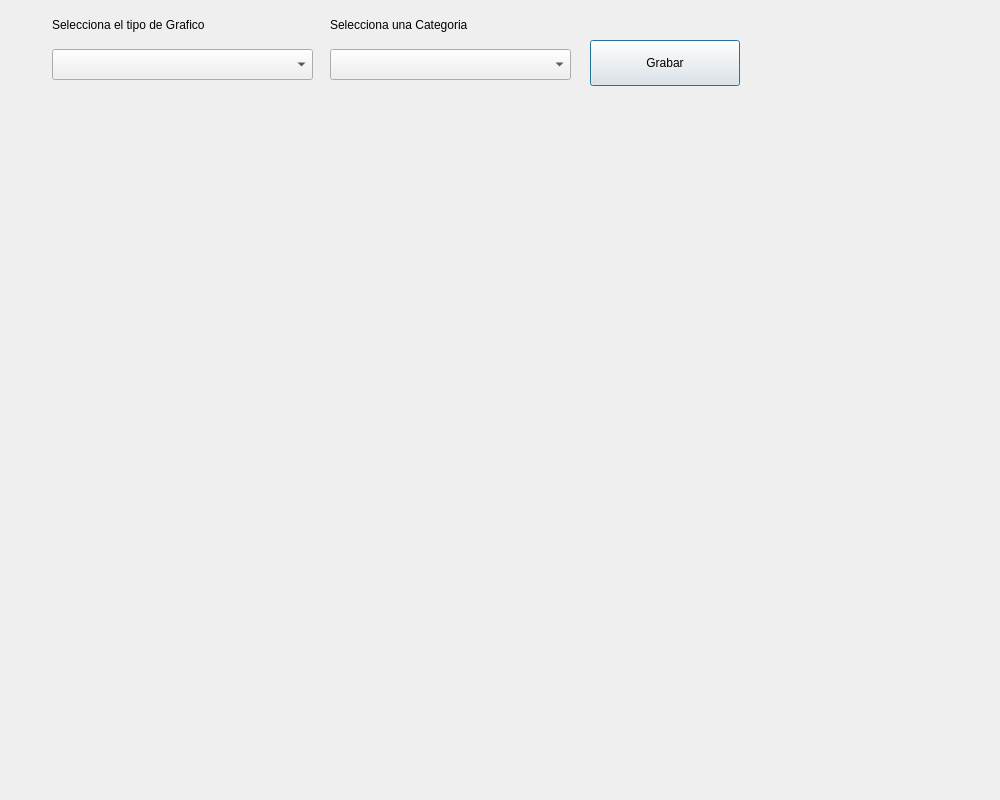
<?xml version="1.0" encoding="UTF-8"?>
<ui version="4.0">
 <class>dlgGrafico</class>
 <widget class="QDialog" name="dlgGrafico">
  <property name="geometry">
   <rect>
    <x>0</x>
    <y>0</y>
    <width>1000</width>
    <height>800</height>
   </rect>
  </property>
  <property name="windowTitle">
   <string>Dialog</string>
  </property>
  <widget class="QLabel" name="lblTipoGrafico">
   <property name="geometry">
    <rect>
     <x>52</x>
     <y>12</y>
     <width>266</width>
     <height>25</height>
    </rect>
   </property>
   <property name="text">
    <string>Selecciona el tipo de Grafico</string>
   </property>
  </widget>
  <widget class="QComboBox" name="cboTipoGrafico">
   <property name="geometry">
    <rect>
     <x>52</x>
     <y>49</y>
     <width>261</width>
     <height>31</height>
    </rect>
   </property>
  </widget>
  <widget class="QLabel" name="lblCategoria">
   <property name="geometry">
    <rect>
     <x>330</x>
     <y>12</y>
     <width>236</width>
     <height>25</height>
    </rect>
   </property>
   <property name="text">
    <string>Selecciona una Categoria</string>
   </property>
  </widget>
  <widget class="QComboBox" name="cboCategoria">
   <property name="geometry">
    <rect>
     <x>330</x>
     <y>49</y>
     <width>241</width>
     <height>31</height>
    </rect>
   </property>
  </widget>
  <widget class="QPushButton" name="btnGrabar">
   <property name="geometry">
    <rect>
     <x>590</x>
     <y>40</y>
     <width>150</width>
     <height>46</height>
    </rect>
   </property>
   <property name="text">
    <string>Grabar</string>
   </property>
  </widget>
  <widget class="QWidget" name="imgGrafico" native="true">
   <property name="geometry">
    <rect>
     <x>20</x>
     <y>110</y>
     <width>961</width>
     <height>671</height>
    </rect>
   </property>
  </widget>
 </widget>
 <resources/>
 <connections/>
</ui>
